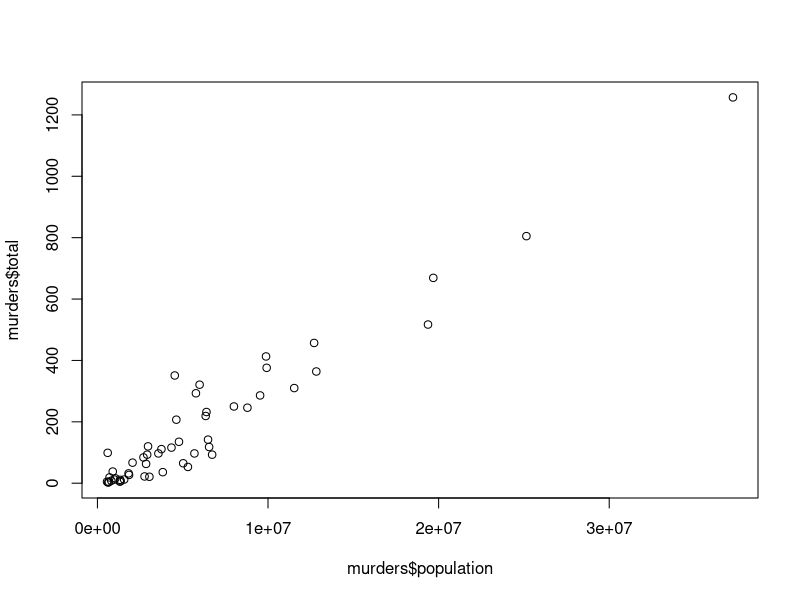
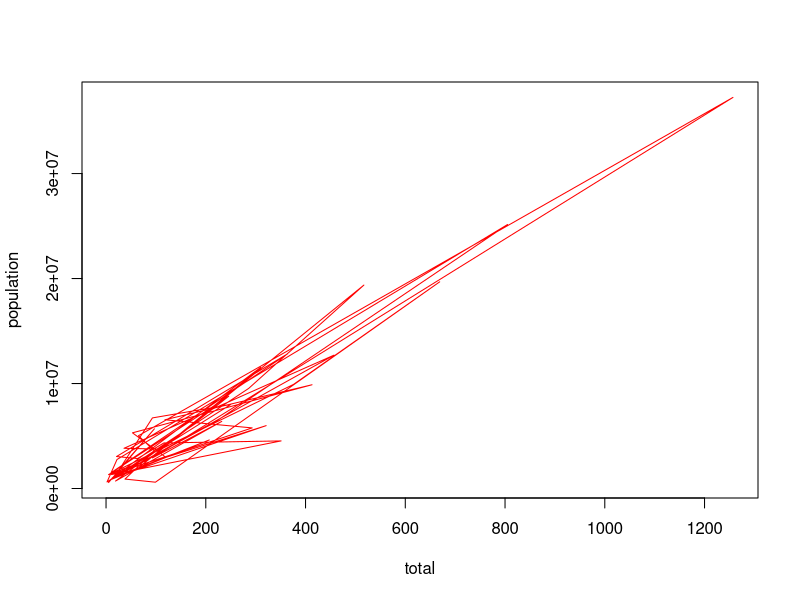
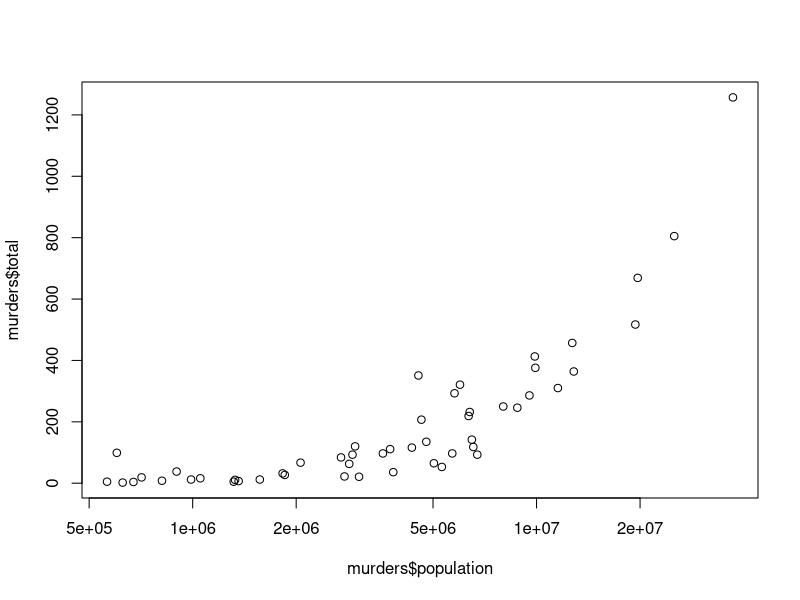
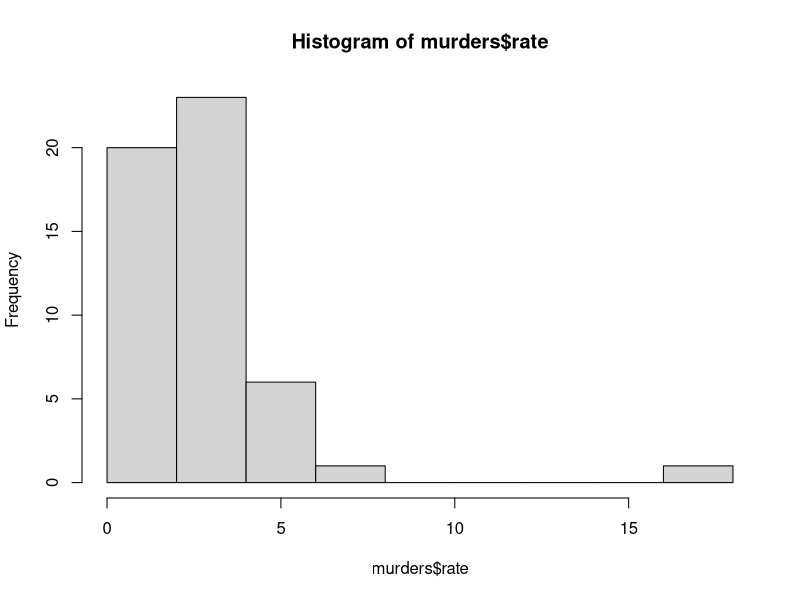
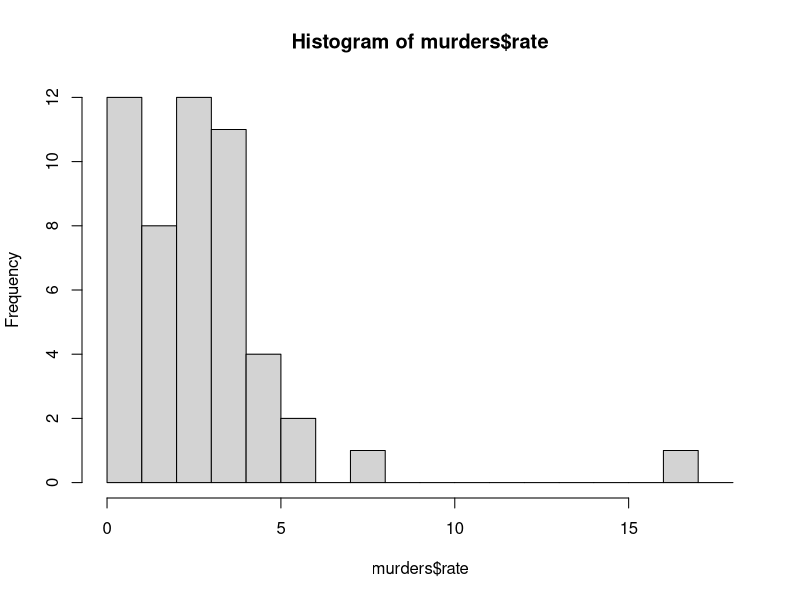
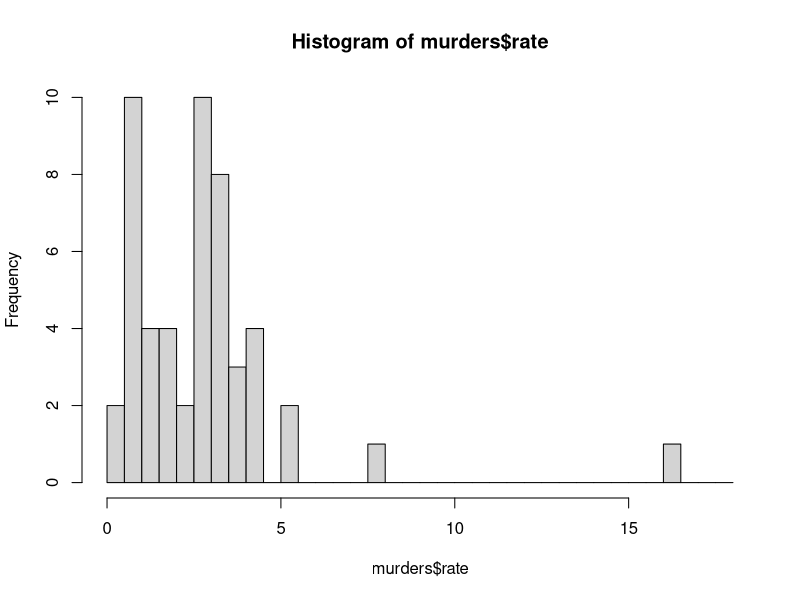
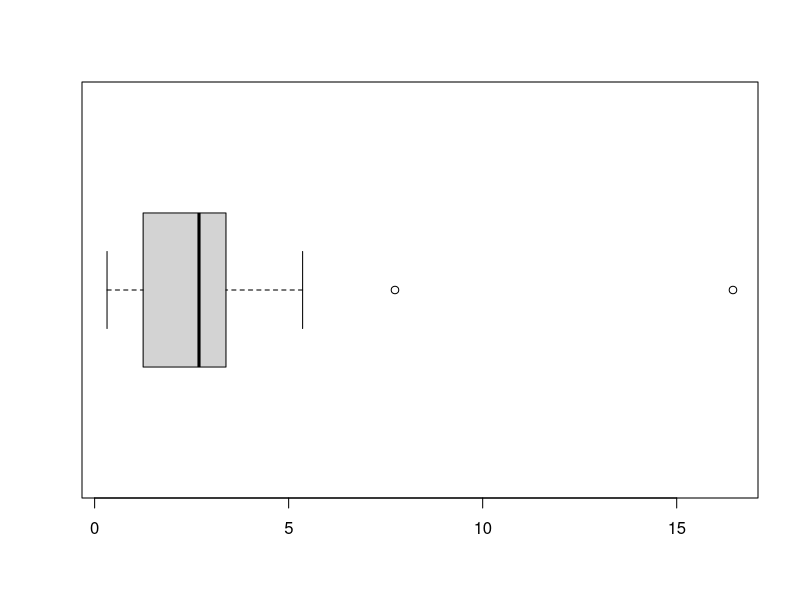
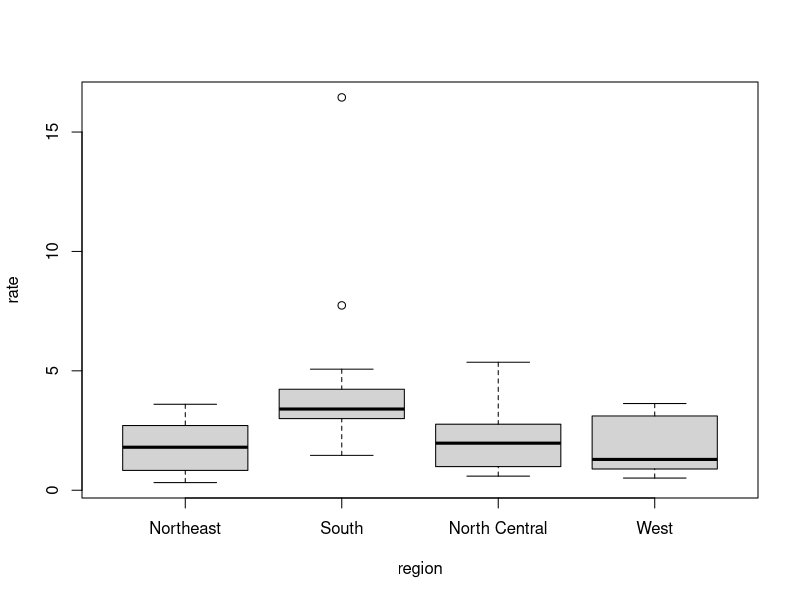

Write R code to recreate these figures, in order.
## ---- chunk 1
if(! "dslabs" %in% installed.packages() ){
  install.packages("dslabs")
}
library(dslabs)

data(murders) # load the US murders dataset
## ---- chunk 2
temp <- c(35, 88, 42, 84, 81, 30)
city <- c("Beijing", "Lagos", "Paris", 
          "Rio de Janeiro", "San Juan", "Toronto")
city_temps <- data.frame(name = city, temperature_F = temp)
## ---- chunk 3

# TODO: inserire il codice per stampare la porzione iniziale del dataset
head(city_temps)

## ---- chunk 4
murders
## ---- chunk 5
## TODO scrivere il codice per ottenere il contenuto della colonna *abb* utilizzando i due operatori.
murders$abb
murders[["abb"]]

## ---- chunk 6
# TODO: inserire il codice per ottenere il tipo delle colonne e poi avere il sommario del data.frame

class(murders$abb)
class(murders$state)
class(murders$region)
class(murders$population)
class(murders$total)

## ---- chunk 7
# TODO: stampare i livelli della colonna *regione* ed il minimo e massimo del numero di omicidi (colonna *total*).
levels(murders$region)
min(murders$total)
max(murders$total)

## ---- chunk 8
# TODO: inserire il codice per calcolare le frequenze dei livelli di region
table(murders$region)

## ---- chunk 9
# TODO: inserire il codice per calcolare le frequenze dei livelli di region ed esprimerli anche in percentuale.
c <- table(murders$region)
somma <- sum(c)
prop <- c/somma
perc <- prop*100
print(prop)
print(perc)

## ---- chunk 10
# TODO: inserire il codice per avere il sommario del data.frame murders
summary(murders)
## ---- chunk 11
# TODO: interire il codice necesario
sort(murders$population) #aggiungo TRUE per il descescente

## ---- chunk 12
# TODO: interire il codice necesario
or <- order( - murders$population)
murders[or, c("state", "population")]

## ---- chunk 13
# TODO: interire il codice necesario
or <- order(murders$total)
murders[or,]
## ---- chunk 14
# TODO: interire il codice necesario
celsius <- (5/9) * (city_temps$temperature_F -32)
city_temps$temperature_C <- celsius
city_temps
## ---- chunk 15
# TODO: interire il codice necesario
celsius <- (5/9) * (city_temps$temperature_F -32)
city_temps$temperature_C <- celsius
c <- round(city_temps$temperature_C, 3)
city_temps$temperature_C <- c
city_temps
## ---- chunk 16
# TODO: interire il codice necesario
murders$rate <- round(((murders$total*100000)/murders$population), 2)
murders
## ---- chunk 17
# TODO: interire il codice necesario
mean(murders$rate)
## ---- chunk 18
# TODO: interire il codice necesario
five <- fivenum(murders$rate)
five
## ---- chunk 19
# TODO: interire il codice necesario
minus <- which( murders$rate <= five[2] )
print(length(minus))
## ---- chunk 20
# TODO: interire il codice necesario
murders[minus,]
## ---- chunk 21
# TODO: interire il codice necesario
minew <- which( murders$region == "West", TRUE )
minus <- which( murders$rate <= five[2], TRUE )
common <- 1
t <- 1
for( i in 1:length(minew) ){
  for( j in 1:length(minus) )
    if(minus[j] == minew[i]){
      common[t] <- minew[i]
      print(common[t])
      t <- t+1
      break
    }
}
murders[common, ]
## ---- chunk 22
minew2 <- murders[which(murders$region == "West" & murders$rate <= five[2], TRUE),]
minew2
## ---- chunk 23
# TODO: interire il codice necesario
states <- murders$abb %in% c("MA", "ME", "MI", "MO", "MU")
length(murders$state[states])
## ---- chunk 24
# TODO: interire il codice necesario
murders$abb[states]

## ---- chunk 25
## Esempio di uso di cut()
x <- runif(50,1,31) # 50 numeri casuali tra 0 e 31
rating <- cut(x, c(0,18,30,31),c("Ins","Suff","Lode"))
names(x) <- rating
x
## ---- chunk 26
# TODO: interire il codice necesario
murders$rating <- cut(murders$rate, c(0,1,3,20), c("Basso", "Medio", "Alto"))
murders
## ---- chunk 27
# TODO: interire il codice necesario
Freq <- table(murders$rating)
Freq
## ---- chunk 28
# TODO: interire il codice necesario
f_to_c <- function(f){
  c <- (5/9)*(f-32)
  return (c)
}
## ---- chunk 29
if( exists("f_to_c") ){
  print( f_to_c(61) )
}
## ---- chunk 30
temperature <- c(82,61,32)
if( exists("f_to_c") ){
  print( f_to_c( temperature ) )
}
## ---- chunk 31
# TODO: interire il codice necesario
c_to_f <- function(c){
  f <- (9/5)*c + 32
  return (f)
}
## ---- chunk 32
temperature <- c(28,16,0)
if( exists("c_to_f") ){
  print( c_to_f( temperature ) )
  
  print( f_to_c( c_to_f( temperature ) ) )
}
## ---- chunk 33
# TODO: interire il codice necesario
temp_conv <- function(c=NA, f=NA){
  if(all(is.na(c))){
    return (f_to_c(f))
  }
  if(is.na(f)){
    return (c_to_f(c))
  }
}
## ---- chunk 34
if(exists("temp_conv")){
  print(temp_conv( f=c(82)))
  print(temp_conv( c=c(28))) 
}
## ---- chunk 35
if(exists("temp_conv")){
  print(temp_conv( f=c(82,61,32)))
  print(temp_conv( c=c(28,16,0)))
}
## ---- chunk 36
# TODO: interire il codice necesario
fibonacci <- function(n){
  fib <- 1:n
  fib[1] <- 1
  fib[2] <- 1
  for(i in 3:n ){
    fib[i] <- fib[i-1] + fib[i-2]
  }
  return (fib)
}
## ---- chunk 37
# specificare un intero n:
n <- 7
if( exists("fibonacci") ){
  print( fibonacci(n) )
}
## ---- chunk 38
# TODO: interire il codice necessario
successione_Fibonacci <- function(n, fib = NA){
  if(all(is.na(fib))){
    fib <- 1:n
  }
  if(n == 1 | n == 2){
    fib[n] <- 1
    return (fib)
  }
  
  fib <- successione_Fibonacci(n-1, fib)
  fib <- successione_Fibonacci(n-2, fib)
  
  fib[n] <- fib[n-1] + fib[n-2]
  return (fib)
  
}
## ---- chunk 39
# specificare un intero n:
n <- 7
if( exists("successione_Fibonacci") ){
  print( successione_Fibonacci(n) )
}
## ---- chunk 40
# TODO: interire il codice necesario
plot(murders$population, murders$total)
## ---- chunk 41
# TODO: interire il codice necesario
plot(population ~ total, data = murders, type = "l", col = "red")
## ---- chunk 42
# TODO: interire il codice necesario
#plot(log(murders$population, base = exp(100)), murders$total)
plot(murders$population, murders$total, log="x")
## ---- chunk 43
# TODO: interire il codice necesario
hist(murders$rate)
## ---- chunk 44
# TODO: interire il codice necesario
bin <- 0:18
bin
hist(murders$rate, breaks = bin)
## ---- chunk 45
# TODO: interire il codice necesario
bin <- c(0.5:17.5, 0:18)
bin
hist(murders$rate, breaks = bin)
## ---- chunk 46
# TODO: interire il codice necesario
boxplot(murders$rate, horizontal = TRUE)
## ---- chunk 47
# TODO: interire il codice necesario
boxplot(rate ~ region, data = murders)
## ---- chunk 48
murders
reor <- reorder(murders$region, murders$population, sum)
reor
## ---- chunk 49
# TODO: interire il codice necesario
reor <- reorder(murders$region, murders$rate, mean)
reor
boxplot(murders$rate ~ reor)
## ---- chunk 50
# TODO: interire il codice necesario
barplot(rate ~ state, data = murders, horiz = TRUE, las = 1)
## ---- chunk 51
# TODO: interire il codice necesario
reor2 <- reorder(murders$state, - murders$rate, sum)
reor2
barplot(murders$rate ~ reor2, horiz = TRUE, las = 1)
